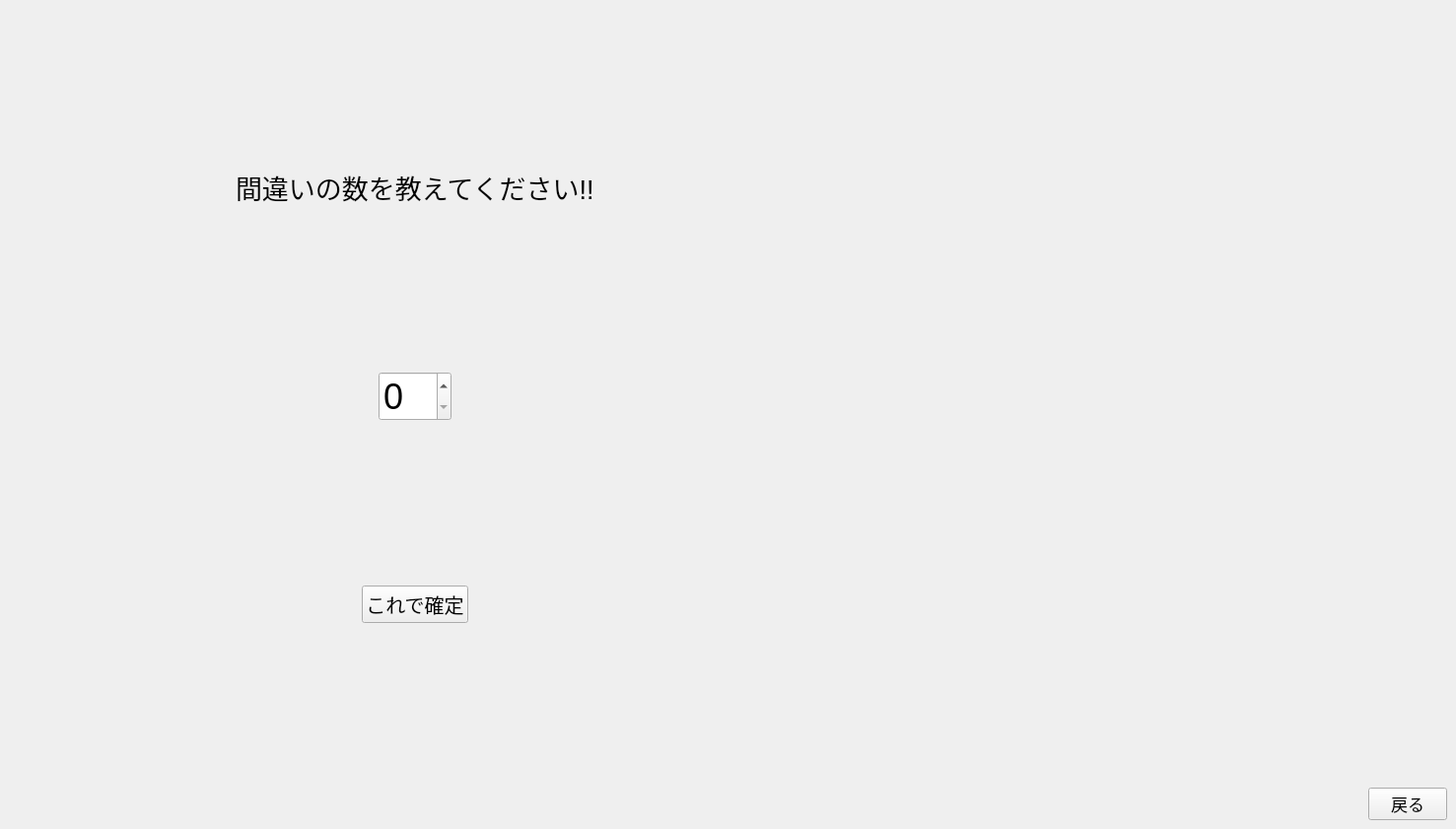
      <widget class="QWidget" name="page_num_enter">
       <widget class="QWidget" name="layoutWidget">
        <property name="geometry">
         <rect>
          <x>9</x>
          <y>9</y>
          <width>1459</width>
          <height>823</height>
         </rect>
        </property>
        <layout class="QVBoxLayout" name="verticalLayout_11">
         <item>
          <layout class="QHBoxLayout" name="horizontalLayout_20">
           <item>
            <spacer name="horizontalSpacer_7">
             <property name="orientation">
              <enum>Qt::Horizontal</enum>
             </property>
             <property name="sizeHint" stdset="0">
              <size>
               <width>170</width>
               <height>17</height>
              </size>
             </property>
            </spacer>
           </item>
           <item>
            <layout class="QVBoxLayout" name="verticalLayout">
             <item>
              <spacer name="verticalSpacer_9">
               <property name="orientation">
                <enum>Qt::Vertical</enum>
               </property>
               <property name="sizeHint" stdset="0">
                <size>
                 <width>20</width>
                 <height>25</height>
                </size>
               </property>
              </spacer>
             </item>
             <item>
              <widget class="QLabel" name="label_num">
               <property name="font">
                <font>
                 <pointsize>20</pointsize>
                </font>
               </property>
               <property name="text">
                <string>間違いの数を教えてください!!</string>
               </property>
              </widget>
             </item>
             <item>
              <spacer name="verticalSpacer">
               <property name="orientation">
                <enum>Qt::Vertical</enum>
               </property>
               <property name="sizeHint" stdset="0">
                <size>
                 <width>20</width>
                 <height>40</height>
                </size>
               </property>
              </spacer>
             </item>
             <item>
              <layout class="QHBoxLayout" name="horizontalLayout_2">
               <item>
                <spacer name="horizontalSpacer_2">
                 <property name="orientation">
                  <enum>Qt::Horizontal</enum>
                 </property>
                 <property name="sizeHint" stdset="0">
                  <size>
                   <width>40</width>
                   <height>20</height>
                  </size>
                 </property>
                </spacer>
               </item>
               <item>
                <widget class="QSpinBox" name="spinBox">
                 <property name="font">
                  <font>
                   <pointsize>27</pointsize>
                  </font>
                 </property>
                </widget>
               </item>
               <item>
                <layout class="QHBoxLayout" name="horizontalLayout">
                 <item>
                  <spacer name="horizontalSpacer">
                   <property name="orientation">
                    <enum>Qt::Horizontal</enum>
                   </property>
                   <property name="sizeHint" stdset="0">
                    <size>
                     <width>40</width>
                     <height>20</height>
                    </size>
                   </property>
                  </spacer>
                 </item>
                </layout>
               </item>
              </layout>
             </item>
             <item>
              <spacer name="verticalSpacer_2">
               <property name="orientation">
                <enum>Qt::Vertical</enum>
               </property>
               <property name="sizeHint" stdset="0">
                <size>
                 <width>20</width>
                 <height>40</height>
                </size>
               </property>
              </spacer>
             </item>
             <item>
              <layout class="QHBoxLayout" name="horizontalLayout_3">
               <item>
                <spacer name="horizontalSpacer_3">
                 <property name="orientation">
                  <enum>Qt::Horizontal</enum>
                 </property>
                 <property name="sizeHint" stdset="0">
                  <size>
                   <width>40</width>
                   <height>20</height>
                  </size>
                 </property>
                </spacer>
               </item>
               <item>
                <widget class="QPushButton" name="ConfirmButton">
                 <property name="font">
                  <font>
                   <pointsize>15</pointsize>
                  </font>
                 </property>
                 <property name="text">
                  <string>これで確定</string>
                 </property>
                </widget>
               </item>
               <item>
                <spacer name="horizontalSpacer_4">
                 <property name="orientation">
                  <enum>Qt::Horizontal</enum>
                 </property>
                 <property name="sizeHint" stdset="0">
                  <size>
                   <width>40</width>
                   <height>20</height>
                  </size>
                 </property>
                </spacer>
               </item>
              </layout>
             </item>
             <item>
              <spacer name="verticalSpacer_3">
               <property name="orientation">
                <enum>Qt::Vertical</enum>
               </property>
               <property name="sizeHint" stdset="0">
                <size>
                 <width>20</width>
                 <height>40</height>
                </size>
               </property>
              </spacer>
             </item>
            </layout>
           </item>
           <item>
            <spacer name="horizontalSpacer_5">
             <property name="orientation">
              <enum>Qt::Horizontal</enum>
             </property>
             <property name="sizeHint" stdset="0">
              <size>
               <width>170</width>
               <height>17</height>
              </size>
             </property>
            </spacer>
           </item>
           <item>
            <layout class="QVBoxLayout" name="verticalLayout_2">
             <item>
              <spacer name="verticalSpacer_5">
               <property name="orientation">
                <enum>Qt::Vertical</enum>
               </property>
               <property name="sizeHint" stdset="0">
                <size>
                 <width>20</width>
                 <height>40</height>
                </size>
               </property>
              </spacer>
             </item>
             <item>
              <spacer name="verticalSpacer_7">
               <property name="orientation">
                <enum>Qt::Vertical</enum>
               </property>
               <property name="sizeHint" stdset="0">
                <size>
                 <width>20</width>
                 <height>40</height>
                </size>
               </property>
              </spacer>
             </item>
             <item>
              <spacer name="verticalSpacer_8">
               <property name="orientation">
                <enum>Qt::Vertical</enum>
               </property>
               <property name="sizeHint" stdset="0">
                <size>
                 <width>20</width>
                 <height>40</height>
                </size>
               </property>
              </spacer>
             </item>
             <item>
              <widget class="QLabel" name="pix_label">
               <property name="minimumSize">
                <size>
                 <width>400</width>
                 <height>400</height>
                </size>
               </property>
               <property name="text">
                <string/>
               </property>
               <property name="pixmap">
                <pixmap>../pic/shigototyu2.png</pixmap>
               </property>
               <property name="scaledContents">
                <bool>true</bool>
               </property>
              </widget>
             </item>
             <item>
              <spacer name="verticalSpacer_4">
               <property name="orientation">
                <enum>Qt::Vertical</enum>
               </property>
               <property name="sizeHint" stdset="0">
                <size>
                 <width>20</width>
                 <height>40</height>
                </size>
               </property>
              </spacer>
             </item>
            </layout>
           </item>
           <item>
            <spacer name="horizontalSpacer_6">
             <property name="orientation">
              <enum>Qt::Horizontal</enum>
             </property>
             <property name="sizeHint" stdset="0">
              <size>
               <width>170</width>
               <height>17</height>
              </size>
             </property>
            </spacer>
           </item>
          </layout>
         </item>
         <item>
          <layout class="QHBoxLayout" name="horizontalLayout_19">
           <item>
            <spacer name="horizontalSpacer_27">
             <property name="orientation">
              <enum>Qt::Horizontal</enum>
             </property>
             <property name="sizeHint" stdset="0">
              <size>
               <width>40</width>
               <height>20</height>
              </size>
             </property>
            </spacer>
           </item>
           <item>
            <widget class="QPushButton" name="returnPageButton">
             <property name="font">
              <font>
               <pointsize>13</pointsize>
              </font>
             </property>
             <property name="text">
              <string>戻る</string>
             </property>
            </widget>
           </item>
          </layout>
         </item>
        </layout>
       </widget>
      </widget>
